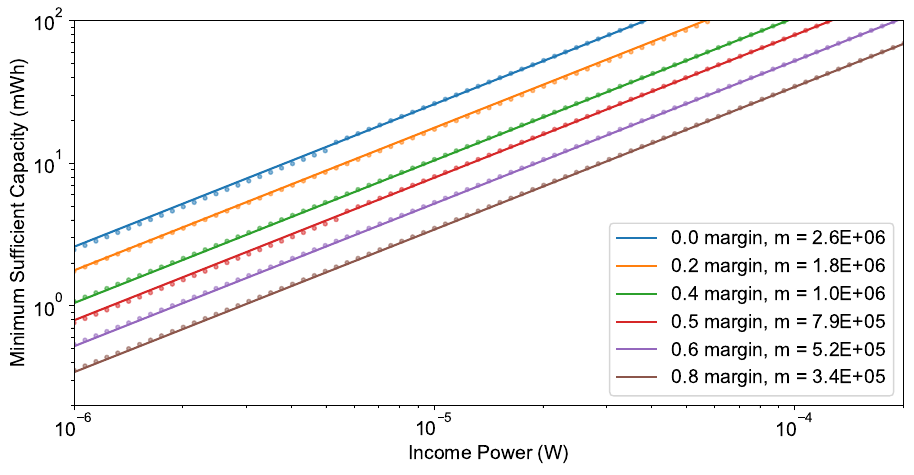

Here is the Python script that generated this plot:
#! /usr/bin/env python

import os
import math
import time
import numpy as np
import pandas as pd
import matplotlib.pyplot as plt
from glob import glob
from matplotlib.legend import Legend
from matplotlib.lines import Line2D

plt.rcParams["font.family"] = "Arial"
plt.rcParams["font.size"] = "14"
plt.rcParams["grid.linewidth"] = "1"

results = pd.read_csv("margin_results/SetupD_capacity.csv",index_col="index")
results = results.sort_values(["capacity", "income", "type"])
results["actual_avg_vs_work"] = results["actual_avg"] / results["workload"]

income_v_sufficient_capacity = {}

fig, ax = plt.subplots(figsize=(10.7, 5), dpi=300)

for margin in [0, 0.2, 0.4, 0.5, 0.6, 0.8]:#pd.unique(results["margin"]):
    print(margin)
    r_slice = results[results["margin"] == margin]
    income_v_sufficient_capacity[margin] = []

    for amplitude in pd.unique(results["income"]):
        print(amplitude)
        r_slice_amp = r_slice[r_slice["income"] == amplitude]
        first_sufficient = r_slice_amp[r_slice_amp["actual_avg_vs_work"] >= 1]
        if(len(first_sufficient) == 0):
            print(r_slice_amp)
            break
        first_sufficient = first_sufficient.iloc[0]["capacity"]
        income_v_sufficient_capacity[margin].append([amplitude, first_sufficient])

    print(income_v_sufficient_capacity[margin])
    array = np.array(income_v_sufficient_capacity[margin])
    p = np.polyfit(array[:,0], array[:,1], 1)
    p[1] = 0
    fit = np.poly1d(p)
    name = "%.1f" % margin + " margin, m = " + "%.1E" % (p[0] / 3600 * 1E3)
    line = ax.scatter(array[:,0], array[:,1] / 3600 * 1E3, alpha=0.5, s=8)
    color = line.get_facecolor()
    ax.plot(array[:,0], fit(array[:,0] / 3600 * 1E3),  color=color, alpha = 1, label=name)

ax.set_xlabel("Income Power (W)")
ax.set_ylabel("Minimum Sufficient Capacity (mWh)")
ax.set_xscale("log")
ax.set_yscale("log")
ax.set_xlim(1E-6, 2E-4)
ax.set_ylim(2E-1, 1E2)
ax.legend(loc="lower right")
fig.savefig("capacity_margin.pdf", bbox_inches='tight')
exit()
